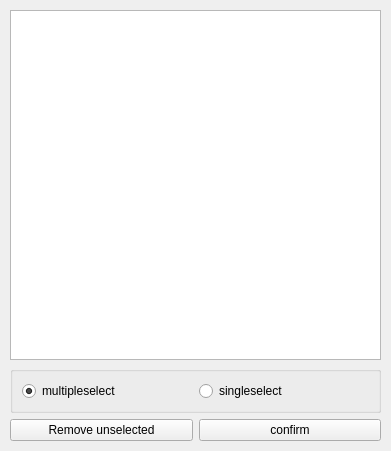
<?xml version="1.0" encoding="UTF-8"?>
<ui version="4.0">
 <class>Form</class>
 <widget class="QWidget" name="Form">
  <property name="geometry">
   <rect>
    <x>0</x>
    <y>0</y>
    <width>391</width>
    <height>451</height>
   </rect>
  </property>
  <property name="windowTitle">
   <string>Form</string>
  </property>
  <layout class="QGridLayout" name="gridLayout_2">
   <property name="leftMargin">
    <number>10</number>
   </property>
   <property name="topMargin">
    <number>10</number>
   </property>
   <property name="rightMargin">
    <number>10</number>
   </property>
   <property name="bottomMargin">
    <number>10</number>
   </property>
   <item row="0" column="0">
    <widget class="QListView" name="listView">
     <property name="minimumSize">
      <size>
       <width>200</width>
       <height>200</height>
      </size>
     </property>
     <property name="editTriggers">
      <set>QAbstractItemView::NoEditTriggers</set>
     </property>
     <property name="dragEnabled">
      <bool>false</bool>
     </property>
     <property name="dragDropOverwriteMode">
      <bool>false</bool>
     </property>
     <property name="dragDropMode">
      <enum>QAbstractItemView::InternalMove</enum>
     </property>
     <property name="defaultDropAction">
      <enum>Qt::MoveAction</enum>
     </property>
     <property name="selectionMode">
      <enum>QAbstractItemView::MultiSelection</enum>
     </property>
    </widget>
   </item>
   <item row="6" column="0">
    <layout class="QHBoxLayout" name="horizontalLayout">
     <item>
      <widget class="QPushButton" name="remove_unselected_Button">
       <property name="text">
        <string>Remove unselected</string>
       </property>
      </widget>
     </item>
     <item>
      <widget class="QPushButton" name="confirm_Button">
       <property name="text">
        <string>confirm</string>
       </property>
      </widget>
     </item>
    </layout>
   </item>
   <item row="4" column="0">
    <widget class="QGroupBox" name="groupBox">
     <property name="title">
      <string/>
     </property>
     <layout class="QHBoxLayout" name="horizontalLayout_2">
      <item>
       <widget class="QRadioButton" name="multiple_select_radioButton">
        <property name="text">
         <string>multipleselect</string>
        </property>
        <property name="checked">
         <bool>true</bool>
        </property>
       </widget>
      </item>
      <item>
       <widget class="QRadioButton" name="single_select_radioButton">
        <property name="text">
         <string>singleselect</string>
        </property>
       </widget>
      </item>
     </layout>
    </widget>
   </item>
  </layout>
 </widget>
 <resources/>
 <connections/>
</ui>
